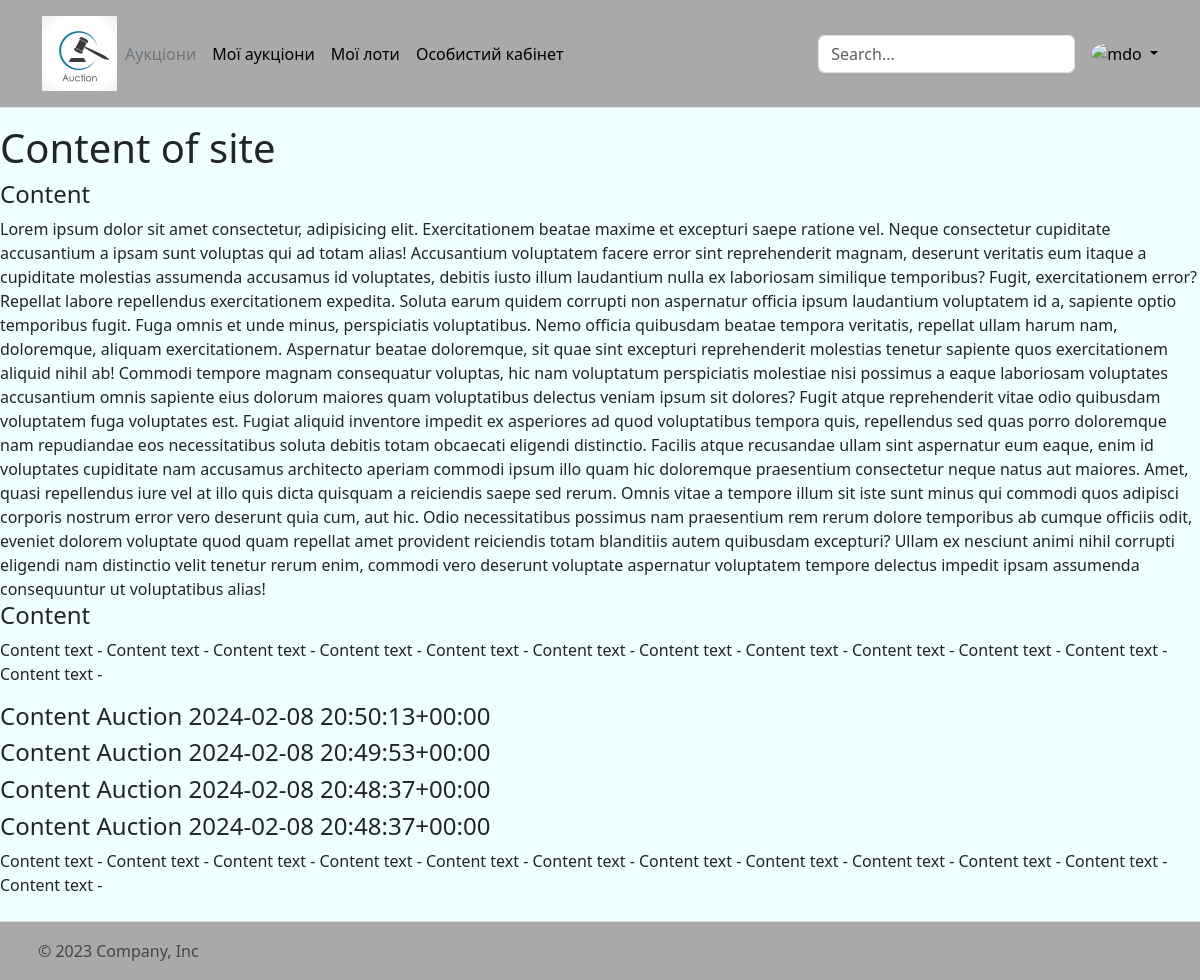
The app's page /auction/, older data.
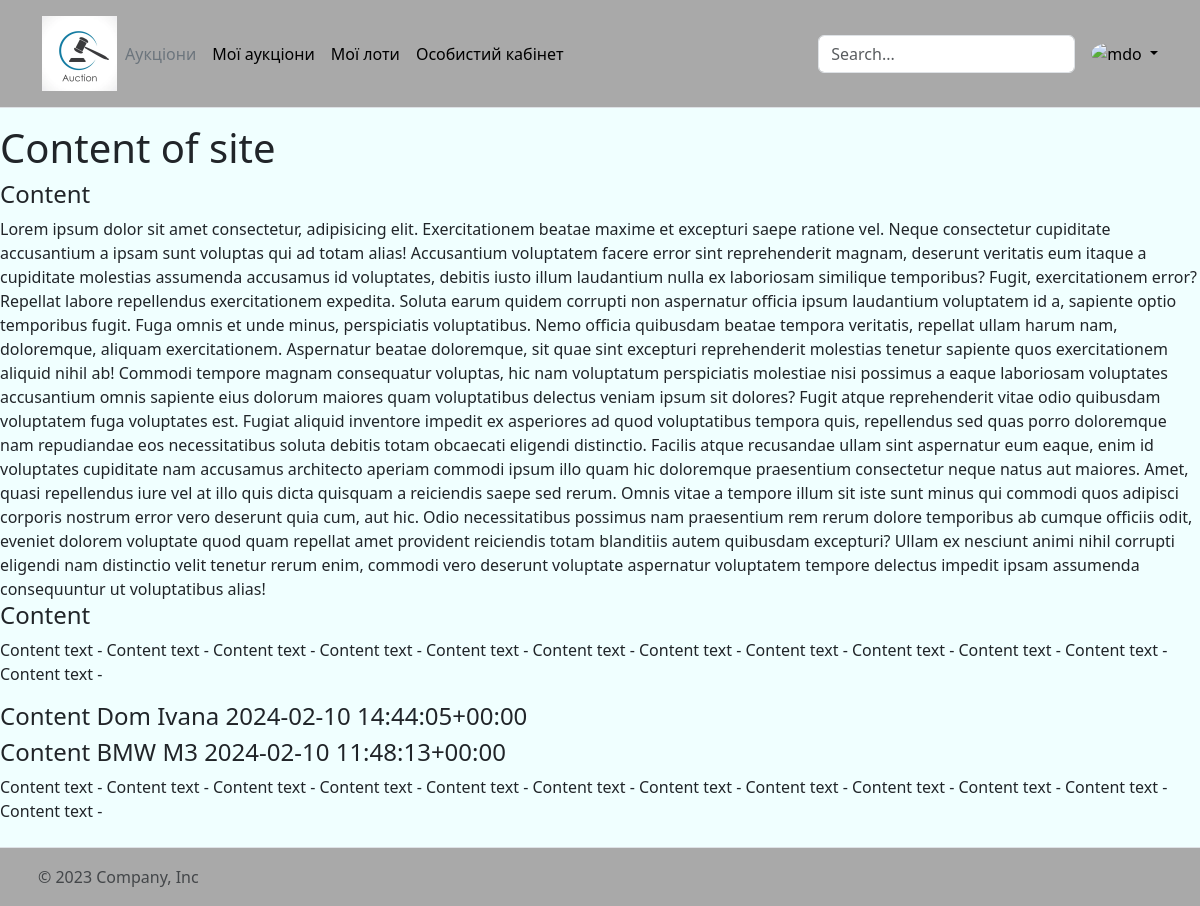
The same page, newer data.
### auction/models.py (models this page shows, shortened)
class Auction(models.Model):
    name = models.CharField(max_length=255, default="Auction")
    description = models.TextField(blank=True, null=True, max_length=700)
    image = models.ImageField(upload_to="media/auction-images", blank=True, null=True)
    creator = models.ForeignKey(to=User, on_delete=models.DO_NOTHING, related_name="auctions")
    current_better = models.ForeignKey(to=User, on_delete=models.DO_NOTHING, null=True, blank=True,
                                       related_name="auctions_betters")
    start_price = models.DecimalField(max_digits=10, decimal_places=2)
    minimal_bet = models.DecimalField(max_digits=10, decimal_places=2)
    current_bet = models.DecimalField(max_digits=10, decimal_places=2, default=0)
    price_of_ransom = models.DecimalField(max_digits=10, decimal_places=2, null=True)
    time_of_creation = models.DateTimeField(auto_now_add=True)
    time_of_start = models.DateTimeField()
    seconds_to_end = models.IntegerField(default=60)
    is_completed = models.BooleanField(default=False)
    class Meta:
        ordering = ["-time_of_start"]
    def __str__(self):
        return f"{self.name} {self.time_of_start}"

### auction/forms.py (the view)
# urls.py: path('', AuctionListView.as_view(), name="auction"),
class AuctionListView(generic.ListView):
    model = Auction
    template_name = "auction/auction-list.html"

### templates/auction/auction-list.html
{% extends "base.html" %}
{% block content %}
  {% load static %}
  <h1>Content of site</h1>
  <h4>Content</h4>
      <p1>Lorem ipsum dolor sit amet consectetur, adipisicing elit. Exercitationem beatae maxime et excepturi saepe ratione vel. Neque consectetur cupiditate accusantium a ipsam sunt voluptas qui ad totam alias! Accusantium voluptatem facere error sint reprehenderit magnam, deserunt veritatis eum itaque a cupiditate molestias assumenda accusamus id voluptates, debitis iusto illum laudantium nulla ex laboriosam similique temporibus? Fugit, exercitationem error? Repellat labore repellendus exercitationem expedita. Soluta earum quidem corrupti non aspernatur officia ipsum laudantium voluptatem id a, sapiente optio temporibus fugit. Fuga omnis et unde minus, perspiciatis voluptatibus. Nemo officia quibusdam beatae tempora veritatis, repellat ullam harum nam, doloremque, aliquam exercitationem. Aspernatur beatae doloremque, sit quae sint excepturi reprehenderit molestias tenetur sapiente quos exercitationem aliquid nihil ab! Commodi tempore magnam consequatur voluptas, hic nam voluptatum perspiciatis molestiae nisi possimus a eaque laboriosam voluptates accusantium omnis sapiente eius dolorum maiores quam voluptatibus delectus veniam ipsum sit dolores? Fugit atque reprehenderit vitae odio quibusdam voluptatem fuga voluptates est. Fugiat aliquid inventore impedit ex asperiores ad quod voluptatibus tempora quis, repellendus sed quas porro doloremque nam repudiandae eos necessitatibus soluta debitis totam obcaecati eligendi distinctio. Facilis atque recusandae ullam sint aspernatur eum eaque, enim id voluptates cupiditate nam accusamus architecto aperiam commodi ipsum illo quam hic doloremque praesentium consectetur neque natus aut maiores. Amet, quasi repellendus iure vel at illo quis dicta quisquam a reiciendis saepe sed rerum. Omnis vitae a tempore illum sit iste sunt minus qui commodi quos adipisci corporis nostrum error vero deserunt quia cum, aut hic. Odio necessitatibus possimus nam praesentium rem rerum dolore temporibus ab cumque officiis odit, eveniet dolorem voluptate quod quam repellat amet provident reiciendis totam blanditiis autem quibusdam excepturi? Ullam ex nesciunt animi nihil corrupti eligendi nam distinctio velit tenetur rerum enim, commodi vero deserunt voluptate aspernatur voluptatem tempore delectus impedit ipsam assumenda consequuntur ut voluptatibus alias!</p1>
  <h4>Content</h4>
   <p>Content text - Content text - Content text - Content text -
  Content text - Content text - Content text - Content text -
  Content text - Content text - Content text - Content text -</p>
  {% if auction_list %}
  {% for auction in auction_list %}
  <h4>Content {{ auction }}</h4>
    {% endfor %}
    {% else %}
        <p>There are no auction</p>
    {% endif %}
   <p>Content text - Content text - Content text - Content text -
  Content text - Content text - Content text - Content text -
  Content text - Content text - Content text - Content text -</p>
{% endblock %}

### templates/base.html (shortened to what this page needs)
<!DOCTYPE html>
<html lang="en">
  <head>
  {% load static %}
    <link href="https://cdn.jsdelivr.net/npm/bootstrap@5.3.2/dist/css/bootstrap.min.css" rel="stylesheet">
    <link type="text/css" href="{% static 'css/styles.css' %}" rel="stylesheet" />
  </head>
  <body>
      {% block sidebar %}
            {% include "includes/nav-bar.html"%}
      {% endblock %}
      {% block content %}{% endblock %}
      {% block footer %}
            {% include "includes/footer.html"%}
      {% endblock %}
  </body>
</html>

### templates/includes/nav-bar.html (shortened to what this page needs)
{% load static %}
<header class="p-3 mb-3 border-bottom">
    <div class="container">
        <div
            class="d-flex flex-wrap align-items-center justify-content-center justify-content-lg-start"
        >
            <a
                href="/"
                class="d-flex align-items-center mb-2 mb-lg-0 link-body-emphasis text-decoration-none"
            >
                <img
                    height="75px"
                    width="75px"
                    src="{% static 'img/logo.jpg' %}"
                    alt="Twitter Icon"
                />
            </a>
            <ul
                class="nav col-12 col-lg-auto me-lg-auto mb-2 justify-content-center mb-md-0"
            >
                <li>
                    <a href="/auction" class="nav-link px-2 link-secondary"
                        >Аукціони</a
                    >
                </li>
                <li>
                    <a href="/auction/my-auctions" class="nav-link px-2 link-body-emphasis"
                        >Мої аукціони</a
                    >
                </li>
                <li>
                    <a href="/auction/my-lots" class="nav-link px-2 link-body-emphasis"
                        >Мої лоти</a
                    >
                </li>
                <li>
                    <a href="/account" class="nav-link px-2 link-body-emphasis"
                        >Особистий кабінет</a
                    >
                </li>
            </ul>
            <form class="col-12 col-lg-auto mb-3 mb-lg-0 me-lg-3" role="search">
                <input
                    type="search"
                    class="form-control"
                    placeholder="Search..."
                    aria-label="Search"
                />
            </form>
            <div class="dropdown text-end">
                <a
                    href="#"
                    class="d-block link-body-emphasis text-decoration-none dropdown-toggle"
                    data-bs-toggle="dropdown"
                    aria-expanded="false"
                >
                    <img
                        src="https://github.com/mdo.png"
                        alt="mdo"
                        width="32"
                        height="32"
                        class="rounded-circle"
                    />
                </a>
            </div>
        </div>
    </div>
</header>

### templates/includes/footer.html (shortened to what this page needs)
  {% load static %}
    <footer
        class="d-flex flex-wrap justify-content-between align-items-center py-3 mt-4 border-top"
    >
        <div class="col-md-4 d-flex align-items-center">
            <a
                href="/"
                class="mb-3 me-2 mb-md-0 text-body-secondary text-decoration-none lh-1"
            >
                <svg class="bi" width="30" height="24">
                    <use xlink:href="#bootstrap"></use>
                </svg>
            </a>
            <span class="mb-3 mb-md-0 text-body-secondary"
                >© 2023 Company, Inc</span
            >
        </div>
        <ul class="nav col-md-4 justify-content-end list-unstyled d-flex">
            <li class="ms-3">
                <a class="text-body-secondary" href="#"
                    ><svg class="bi" width="24" height="24">
                        <use xlink:href="#twitter"></use></svg
                ></a>
            </li>
            <li class="ms-3">
                <a class="text-body-secondary" href="#"
                    ><svg class="bi" width="24" height="24">
                        <use xmlnsxlink:href="#facebook"></use></svg
                ></a>
            </li>
        </ul>
    </footer>

### templates/base.html (style rules this page uses)
body { background-color: azure; }
footer { background-color: darkgray; }
header { background-color: darkgray; }

Row changes from the older to the newer data that the page shows:
removed Auction: name+time_of_start "Auction 2024-02-08 20:50:13+00:00"
removed Auction: name+time_of_start "Auction 2024-02-08 20:49:53+00:00"
removed Auction: name+time_of_start "Auction 2024-02-08 20:48:37+00:00"
removed Auction: name+time_of_start "Auction 2024-02-08 20:48:37+00:00"
added Auction: name+time_of_start "Dom Ivana 2024-02-10 14:44:05+00:00"
added Auction: name+time_of_start "BMW M3 2024-02-10 11:48:13+00:00"
